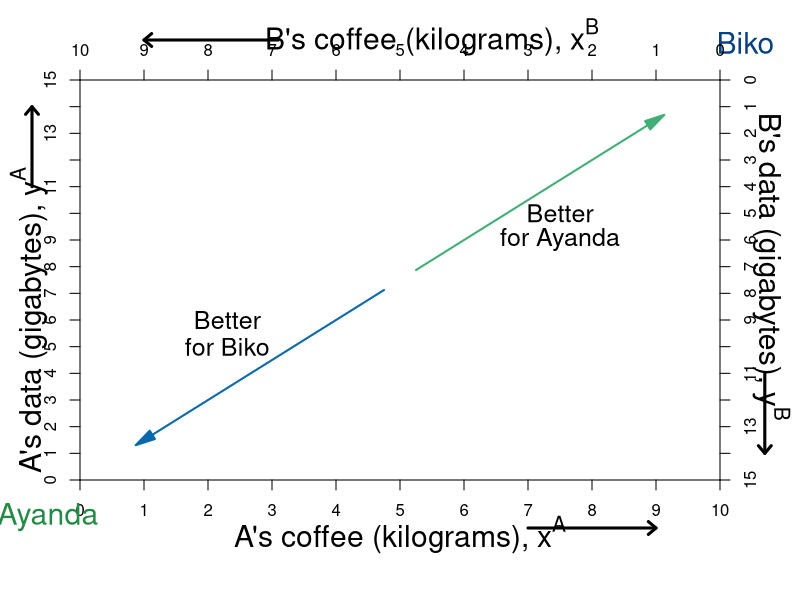

Recreate this plot in R.
require(shape)
pdf(file = "property/edgeworth_better_worse.pdf", width = 9, height = 7)

#Set parameters for graphics
axislabelsize <- 1.8
labelsize <- 1.5
namesize <- 1.8
annotatesize <- 1.5
graphlinewidth <- 2
segmentlinewidth <- 1.5

indiffcurveA1 <- function(x, U = 4, A = 1, a = 0.5) {
  ((((U-2)/A)*(1/x)^a)^(1/(1-a)))
}

indiffcurveA2 <- function(x, U = 4, A = 1, a = 0.5) {
  (((U/A)*(1/x)^a)^(1/(1-a)))
}

indiffcurveA3 <- function(x, U = 4, A = 1, a = 0.5) {
  ((((U+2)/A)*(1/x)^a)^(1/(1-a)))
}

#Aisha happens to have found 8 coffee and 2 data, 
#and Betty happens to have found 2 coffee and 13 data. 
#Aisha's utility (8^0.5)*(2^0.5) = 4
#Betty's utility (2^0.5)*(13^0.5) = 5.09

COL <- c("#7fc97f", "#beaed4", "#fdc086", "#ffff99", "#386cb0", "#f0027f", "#bf5b17", "#666666")
COLA <- c("#99d8c9","#66c2a4","#41ae76", "#238b45", "#005824")
COLB <- c("#4eb3d3", "#2b8cbe", "#0868ac","#084081")

par(mar =  c(6, 4, 4, 4))
xlims <- c(0, 10)
ylims <- c(0, 15)
xlims2 <- c(10, 0)
ylims2 <- c(15, 0)

plot(0, 0, xlim = xlims, ylim = ylims, type = "n",
     xlab = "",
     ylab = "", 
     line = 2.5,
     xaxt = "n", 
     yaxt = "n", 
     cex.lab = axislabelsize, 
     bty = "n",
     xaxs="i", 
     yaxs="i")

mtext(expression(paste("A's coffee (kilograms), ", x^A)), side=1, line = 2.9, cex = axislabelsize)
text(-0.8, 6, expression(paste("A's data (gigabytes), ", y^A)), xpd = TRUE, cex = axislabelsize, srt = 90) 

#Add arrows:
arrows(-0.75, 11, -0.75, 14, xpd = TRUE, length=0.1,angle=40,lwd=3)
arrows(7, -1.8, 9, -1.8, xpd = TRUE, length=0.1,angle=40,lwd=3)


npts <- 500 
npts2 <- 501
#Specify the sequences of points for graphing. 
xx1 <- seq(xlims[1], xlims[2], length.out = npts)
#xx2 <- seq(xlims[1], xlims[2], length.out = npts)
#xx3 <- seq(xlims[1], xlims[2], length.out = npts2)
#xx4 <- seq(xlims[1], 10, length.out = npts2)

#Draw the lines for the graphs
#lines(xx1, indiffcurveA1(xx1), col = COLA[3], lwd = 4)
#lines(xx1, indiffcurveA2(xx1), col = COLA[3], lwd = 4)
#lines(xx1, indiffcurveA3(xx1), col = COLA[3], lwd = 4)
#lines(xx2, solowCondition(xx2, delta = 5), col = COL[3], lwd = 4)
#lines(xx2, solowInfeas(xx2, delta = 5), col = COL[1], lwd = 4, lty = 2)

#Customize ticks and labels for the plot
ticksy <- seq(from = 0, to = 15, by = 1)
ylabels <- seq(from = 0, to = 15, by = 1)
ticksx <- seq(from = 0, to = 10, by = 1)
xlabels <- seq(from = 0, to = 10, by = 1)
axis(1, at = ticksx, pos = 0, labels = xlabels)
axis(2, at = ticksy, pos = 0, labels = ylabels, las = 0)


text(-0.5, -1.4, expression("Ayanda"), xpd = TRUE, cex = namesize, col = COLA[4])
text(10.4, 16.4, expression("Biko"), xpd = TRUE, cex = namesize, col = COLB[4])


#Set up second axes and labels
par(new = TRUE)
#par(mar =  c(6, 4, 4, 4))

xlims2 <- c(10, 0)
ylims2 <- c(15, 0)

plot(0, 0, xlim = xlims2, ylim = ylims2, type = "n",
     xlab = expression(paste("")),
     ylab = expression(paste("")),
     xaxt = "n", 
     yaxt = "n", 
     cex.lab = 1.3, 
     bty = "n",
     xaxs="i", 
     yaxs="i")

axis(side = 3, at = ticksx, pos = 0, labels = xlabels)
axis(side = 4, at = ticksy, pos = 0, labels = ylabels, las = 0)
#axis(side=3, at = xlims2, pos = 0)

text(4.5, -1.6, expression(paste("B's coffee (kilograms), ", x^B)), xpd = TRUE, cex = axislabelsize)
text(-0.8, 7, expression(paste("B's data (gigabytes), ", y^B)), xpd = TRUE, cex = axislabelsize, srt = 270) 

#Add arrows:
arrows(-0.7, 11, -0.7, 14, xpd = TRUE, length=0.1,angle=40,lwd=3)
arrows(6.9, -1.5, 9, -1.5, xpd = TRUE, length=0.1,angle=40,lwd=3)


indiffcurveB1 <- function(x, U = 5.09, A = 1, a = 0.5) {
  ((((U-2)/A)*(1/x)^a)^(1/(1-a)))
}

indiffcurveB2 <- function(x, U = 5.09, A = 1, a = 0.5) {
  (((U/A)*(1/x)^a)^(1/(1-a)))
}

indiffcurveB3 <- function(x, U = 5.09, A = 1, a = 0.5) {
  ((((U+2)/A)*(1/x)^a)^(1/(1-a)))
}

#lines(xx1, indiffcurveB1(xx1), col = COLB[3], lwd = 4)
#lines(xx1, indiffcurveB2(xx1), col = COLB[3], lwd = 4)
#lines(xx1, indiffcurveB3(xx1), col = COLB[3], lwd = 4)

#Label B's indifference curves
#text(9.1, 1.6, expression(u[1]^B))
#text(9.1, 3.4, expression(u[2]^B))
#text(9.1, 6.2, expression(u[3]^B))

#Add a point for the initial endowment
#points(2, 13, pch = 16, col = "black", cex = 1.5)


#Arrow to Slope of BRF
Arrows(5.25, 7.875, 9, 13.5, lty = 1, lwd = 2, arr.type = "triangle",  col = COLB[3])
Arrows(4.75, 7.125, 1, 1.5, lty = 1, lwd = 2, arr.type = "triangle",  col = COLA[3])

text(7.7, 9, expression(paste("Better")), cex = labelsize)
text(7.7, 10, expression(paste("for Biko")), cex = labelsize)
text(2.5, 5, expression(paste("Better")), cex = labelsize)
text(2.5, 6, expression(paste("for Ayanda")), cex = labelsize)

#Arrow to Slope of isoprofit
#Arrows(13, 0.80, 15, 0.80, col = "black", lty = 1, lwd = 2, arr.type = "triangle")
#text(10.2, 0.80, expression(paste("Slope = ", frac(q, p))))

dev.off()
